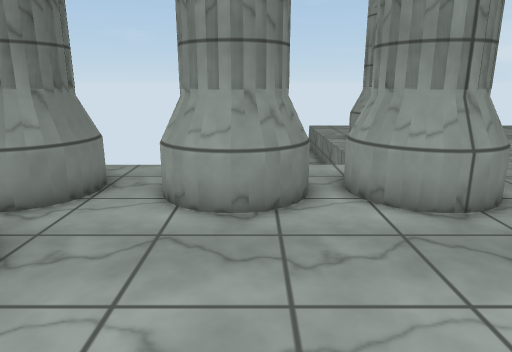
view 1 (above)

24 first-person views from a walk through a Unity game level. The camera is 1.5 m above the floor, tilts 14° down and sees 70° across. The floor is counted in squares, 0.5 m on a side. Each view is taken from the middle of a square. On the plan, view 1 faces up. The plan holds only what a view shows up to about 20 squares ahead; the rest is blank. The place goes on beyond the plan. The player is left out. Surface patterns are stand-ins for the level's own textures.

view 2
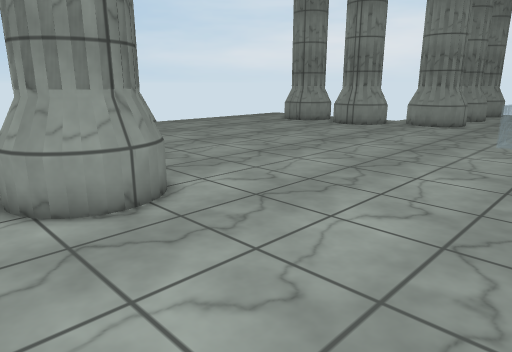

view 3
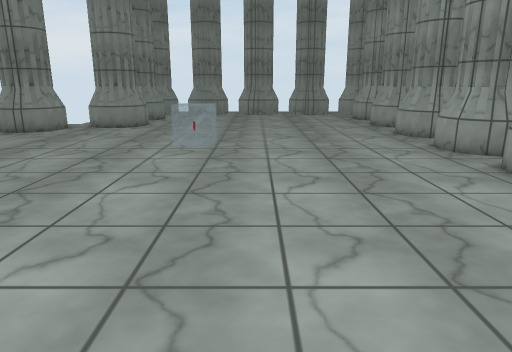

view 4
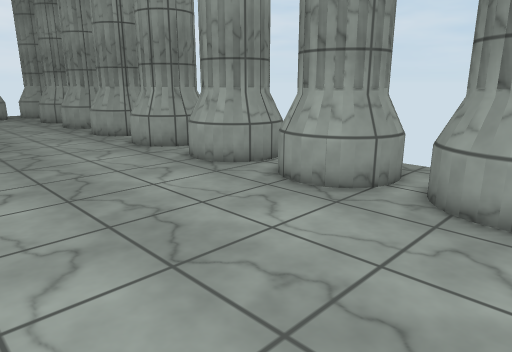

view 5
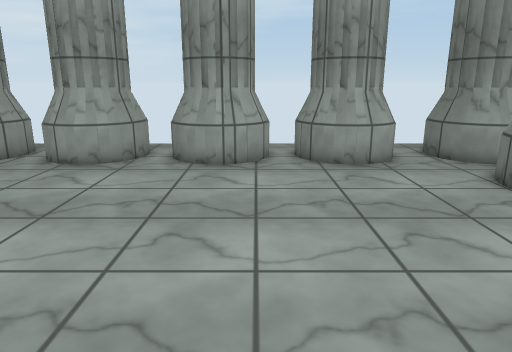

view 6
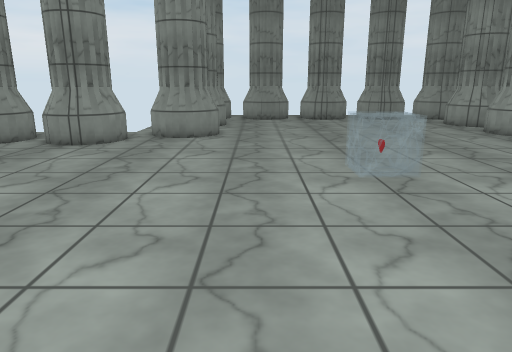

view 7
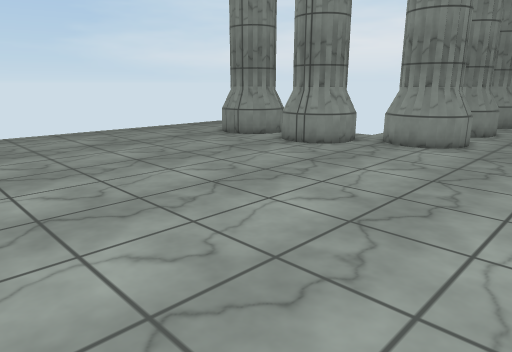

view 8
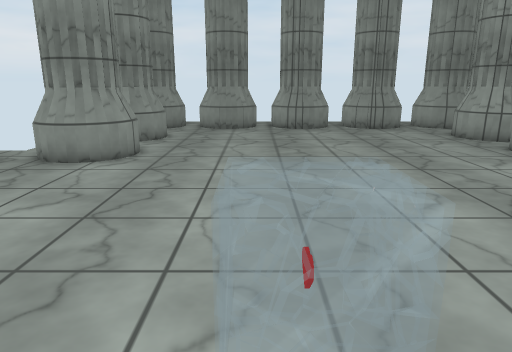

view 9
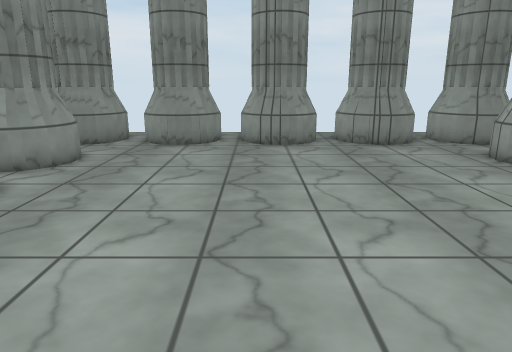

view 10
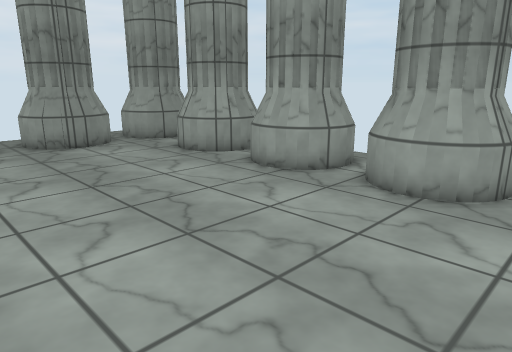

view 11
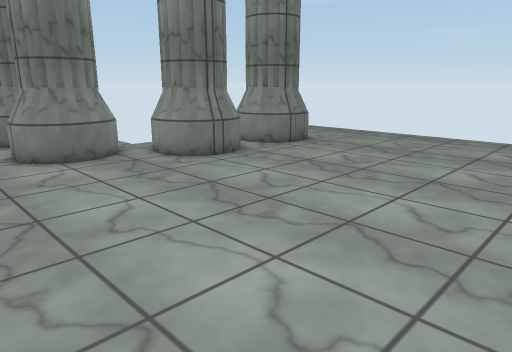

view 12
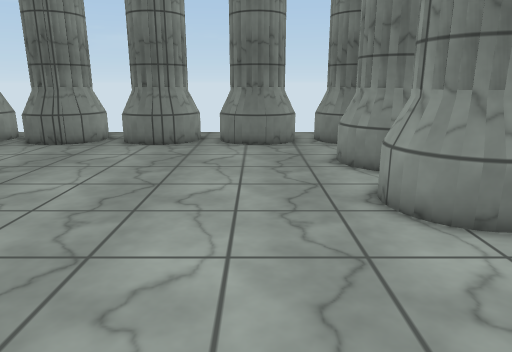

view 13
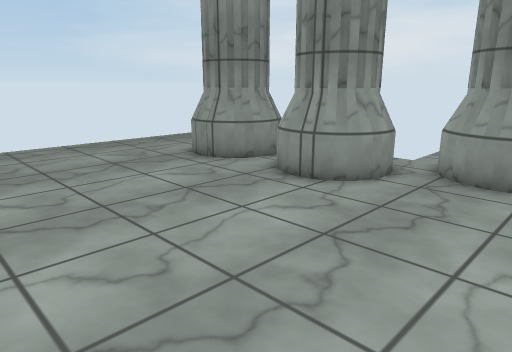

view 14
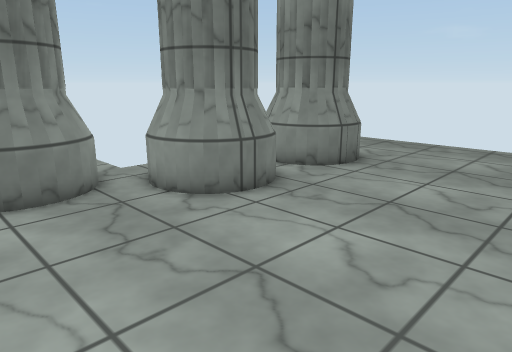

view 15
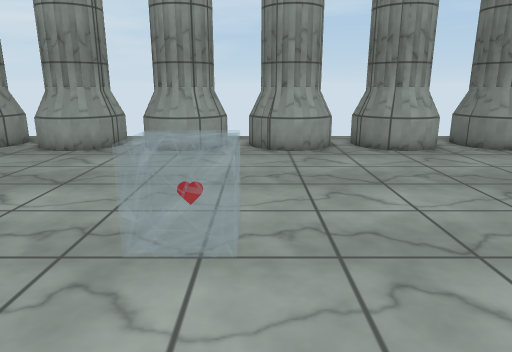

view 16
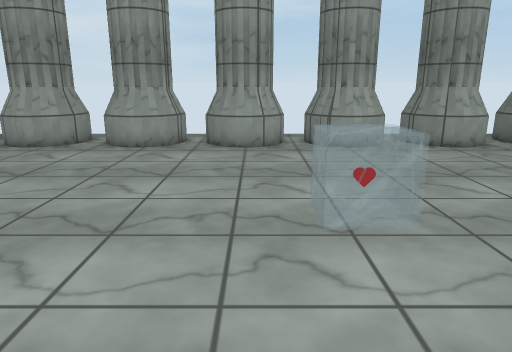

view 17
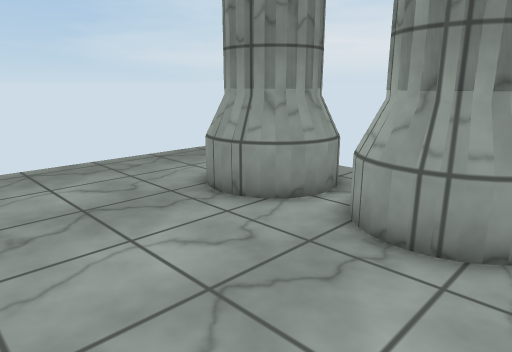

view 18
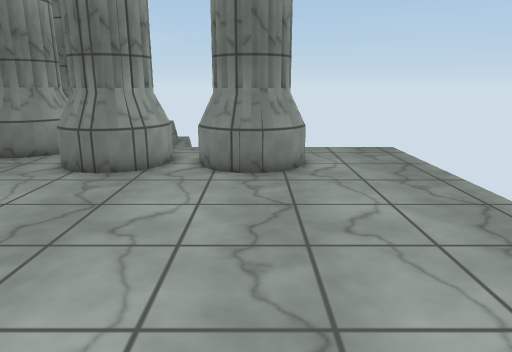

view 19
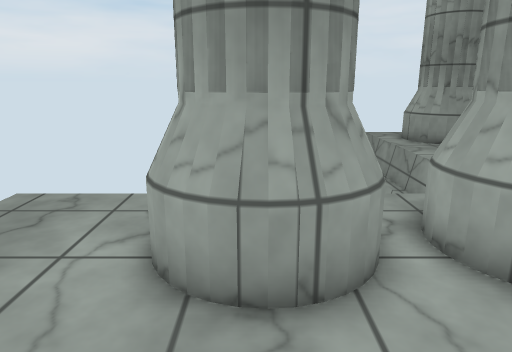

view 20
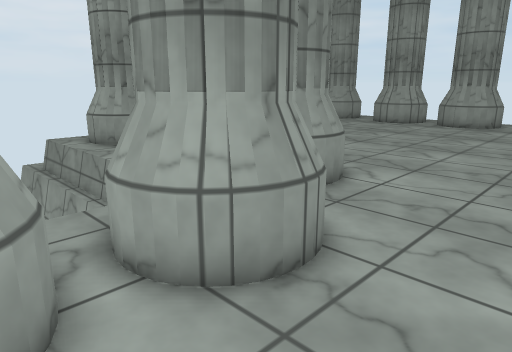

view 21
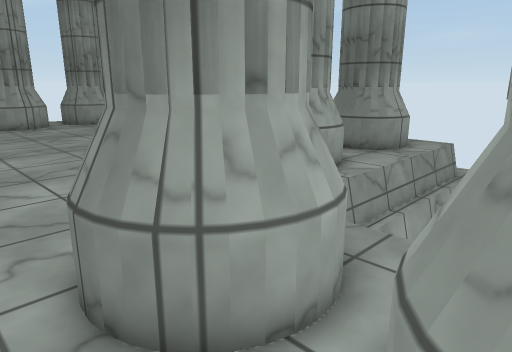

view 22
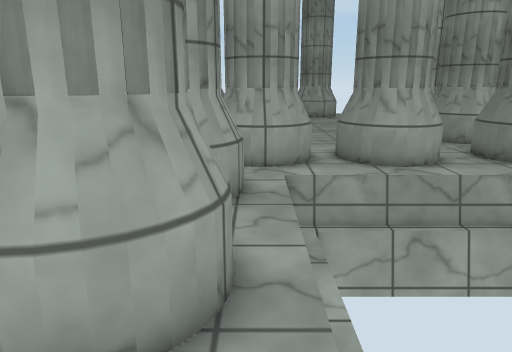

view 23
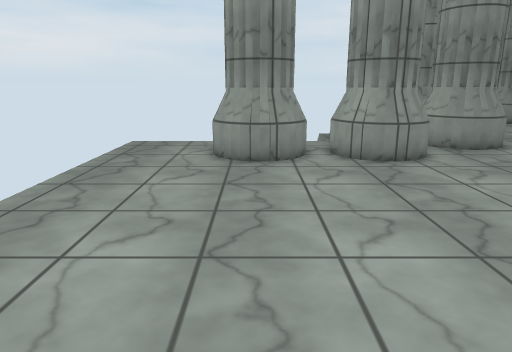

view 24
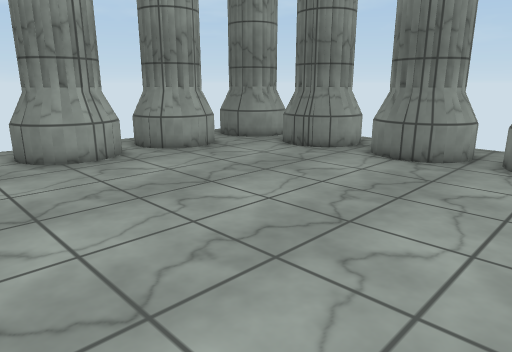

### Floor plan
Key: @ floor where view 1 was taken; # wall or solid block; . floor; = window, fence, low wall or low ledge; ^ raised ledge; v drop or lower ground.
Columns run from 8 left of view 1 to 44 right of it. Each row starts with its distance up from view 1.
 28             vvvvvvvvvv    v  vvvvvvvvvvvv
 27             v.......... ... ............v
 26             v...........................v
 25             v...........................v
 24             v...........................v
 23              .=##=.................=##=.
 22             v.####.................##
 21             v=####=...............=##
 20            vv=####=...............=####=v
 19            vv.###=.................=###.
 18            vv..==...................==..v
 17            vv.###=.................=###.v
 16            vv=####=...............=##   v
 15 vvvvvvvvvvvvv=####=...............=##   v    vvvvvvvv
 14 vvvvvvvvvvvvv####=.................=##  .vv vvvvvvvvv
 13  == .. == . ==#==...................==#==    = .. ==
 12  ###  #########.......................###        ###
 11   ###=####=####=.....................=#          ##
 10   ###=####=####=.....................=#    ##    ##
  9  ##=..###=.####=......................### .=## ..=##
  8   =....==...==.........................==...==....=
  7  ##=.............................................=#
  6 ####.............................................##
  5   ##.............................................##
  4   ##.............................................=##
  3  ##......................^^^......................#
  2 ===......................^^^......................=
  1 ###=.............................................###
  0   ##....@........................................##
 -1   ##.............................................##
 -2   #=.............................................=#
 -3   #...............................................#
 -4   ##.............................................##
 -5  ###.............................................##
 -6   ##.............................................##
 -7   #=.............................................=#
 -8   =...............................................=
 -9  ##=..=##..=##=..##=..=##..=##=..##=..###=.=##=..=#
-10  ###.=####=####=#####=###=.####=#####=####.####=.###
-11    #     #=#  #=##########.## #=##  #=#   .#     ##
-12          #.   #.##     #  .## #=#    =#    #     ##
-13          =      =                     =

Where each view was taken, in squares from view 1:
view 1: 0 up, 0 right, facing up
view 2: 0 up, 1 right, facing up-right
view 3: 0 up, 3 right, facing right
view 4: 0 up, 3 right, facing down-right
view 5: 5 up, 3 right, facing down
view 6: 6 up, 8 right, facing right
view 7: 3 up, 11 right, facing up-right
view 8: 3 up, 15 right, facing right
view 9: 1 up, 22 right, facing right
view 10: 1 up, 22 right, facing down-right
view 11: 5 up, 22 right, facing up-left
view 12: 5 up, 14 right, facing left
view 13: 8 up, 17 right, facing up-right
view 14: 8 up, 17 right, facing up-left
view 15: 8 up, 17 right, facing down
view 16: 9 up, 20 right, facing down
view 17: 13 up, 20 right, facing up-right
view 18: 21 up, 22 right, facing left
view 19: 21 up, 22 right, facing right
view 20: 20 up, 23 right, facing down-right
view 21: 20 up, 11 right, facing down-left
view 22: 26 up, 5 right, facing down
view 23: 21 up, 12 right, facing right
view 24: 6 up, 10 right, facing down-left
